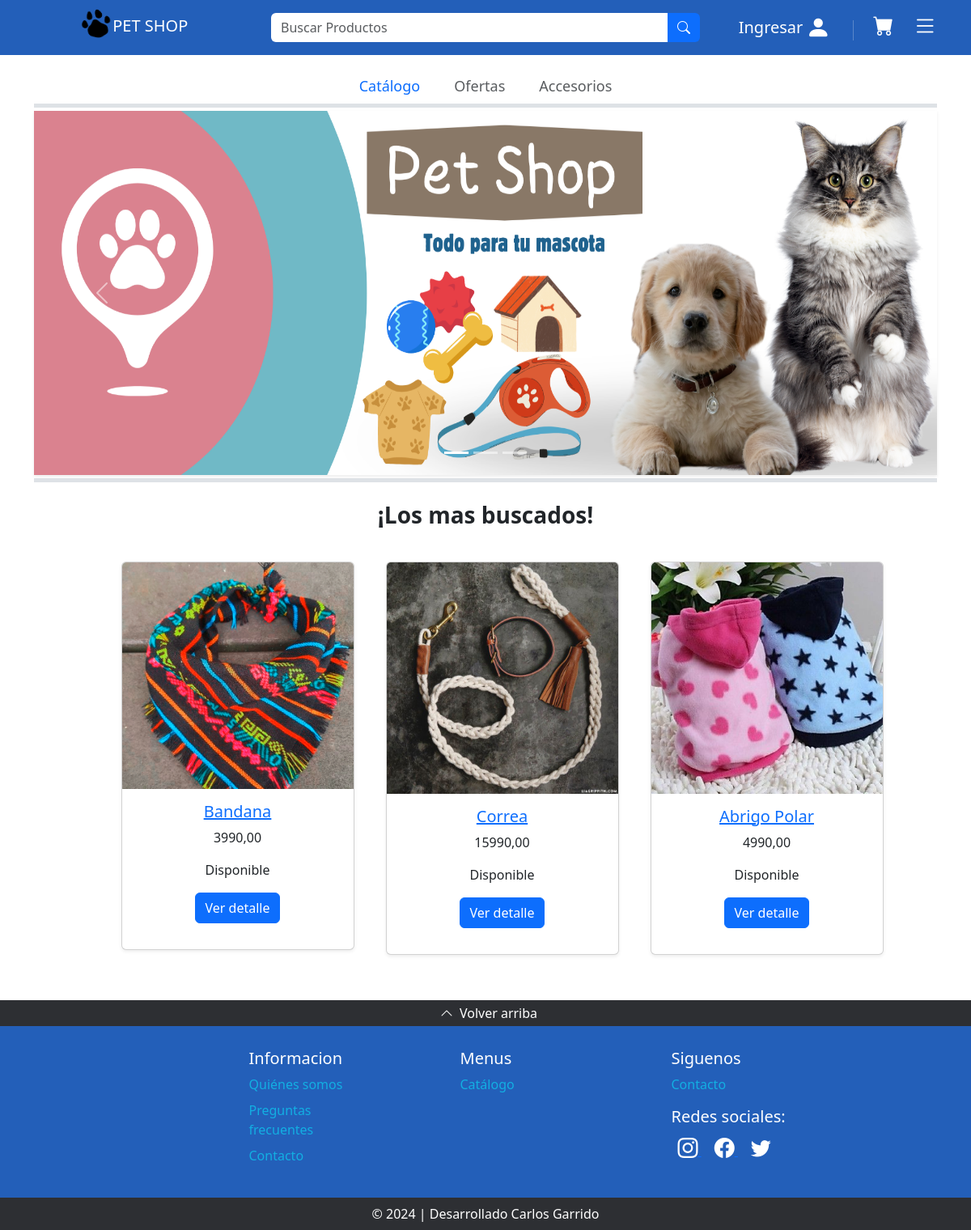
The page / on the database its author committed.
### core/models.py (models this page shows, shortened)
class Product(models.Model):
    nombre = models.CharField(max_length=100)
    descripcion = models.TextField()
    precio = models.DecimalField(max_digits=8, decimal_places=2)  # Cambiar a decimal_places=2
    imagen1 = models.ImageField(upload_to='product_images/', default='default_image.png')
    imagen2 = models.ImageField(upload_to='product_images/', default='default_image.png')
    stock = models.PositiveIntegerField(default=0)

### core/views.py (the view)
# urls.py: path('', views.index, name='index'),
def index(request):
    products = Product.objects.all()
    return render(request, 'index.html', {'products': products})

### core/templates/index.html (shortened to what this page needs)
{% extends 'base.html' %}
{% block content %}
{% load static %}
      <div class="container p-0 text-center justify-content-center text-center">
        <div id="carouselIndicators" class="carousel slide carousel-fade mt-1 shadow-sm" data-bs-ride="carousel">
          <div class="carousel-indicators">
            <button type="button" data-bs-target="#carouselIndicators" data-bs-slide-to="0" class="active"
              aria-current="true" aria-label="Slide 1"></button>
            <button type="button" data-bs-target="#carouselIndicators" data-bs-slide-to="1"
              aria-label="Slide 2"></button>
            <button type="button" data-bs-target="#carouselIndicators" data-bs-slide-to="2"
              aria-label="Slide 3"></button>
          </div>
          <div class="carousel-inner">
            <div class="carousel-item active">
                <img src="{% static 'img/Diseno_sin_titulo_1.png' %}" class="d-block w-100" alt="Banner 1" height="450">
            </div>
          </div>
          <button class="carousel-control-prev" type="button" data-bs-target="#carouselIndicators" data-bs-slide="prev">
            <span class="carousel-control-prev-icon" aria-hidden="true"></span>
          </button>
          <button class="carousel-control-next" type="button" data-bs-target="#carouselIndicators" data-bs-slide="next">
            <span class="carousel-control-next-icon" aria-hidden="true"></span>
          </button>
        </div>
      </div>
      <div class="border-bottom border-5 pt-1"></div>
      <div>
        <div class="titulo-destacados pt-4 text-center">
          <h2 class="destacados fw-bolder fs-3">¡Los mas buscados!</h2>
        </div>
      </div>
    <div class="container ms-1 text-center justify-content-center">
        <div class="row justify-content-sm-center py-3 fw-medium">
            {% for product in products|slice:":3" %}
            <div class="col-sm-3 my-3 mx-4">
                <div class="card shadow-sm" style="width: 18rem;">
                    <a href="{% url 'product_detail' product.id %}">
                        <img src="{{ product.imagen1.url }}" class="card-img-top" alt="Imagen del producto">
                    </a>
                    <div class="card-body">
                        <a href="{% url 'product_detail' product.id %}">
                            <h5 class="card-title">{{ product.nombre }}</h5>
                        </a>
                        <p class="card-text">{{ product.precio }}</p>
                        <p class="card-text">
                            {% if product.stock > 0 %}
                            Disponible
                            <br>
                            <a href="{% url 'product_detail' product.id %}" class="btn btn-primary my-3">Ver detalle</a>
                            {% else %}
                            No disponible
                            <br>
                            <a href="{% url 'product_detail' product.id %}" class="btn btn-primary my-3">Ver detalle</a>
                            {% endif %}
                        </p>
                    </div>
                </div>
            </div>
            {% endfor %}
        </div>
    </div>
{% endblock %}

### rows shown on the page
Product: imagen1 (picture), nombre "Bandana", precio "3990,00", stock "Disponible"
Product: imagen1 (picture), nombre "Correa", precio "15990,00", stock "Disponible"
Product: imagen1 (picture), nombre "Abrigo Polar", precio "4990,00", stock "Disponible"
